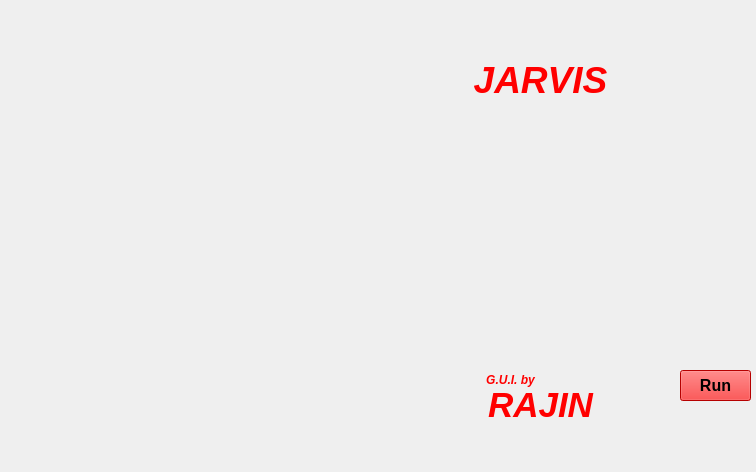
<?xml version="1.0" encoding="UTF-8"?>
<ui version="4.0">
 <class>JarvisUI</class>
 <widget class="QMainWindow" name="JarvisUI">
  <property name="geometry">
   <rect>
    <x>0</x>
    <y>0</y>
    <width>756</width>
    <height>472</height>
   </rect>
  </property>
  <property name="windowTitle">
   <string>MainWindow</string>
  </property>
  <widget class="QWidget" name="centralwidget">
   <widget class="QLabel" name="label">
    <property name="geometry">
     <rect>
      <x>0</x>
      <y>0</y>
      <width>761</width>
      <height>481</height>
     </rect>
    </property>
    <property name="text">
     <string/>
    </property>
    <property name="pixmap">
     <pixmap>abstract-metallic-red-black-frame-layout-design-tech-innovation-concept-background_71775-998.jpg</pixmap>
    </property>
    <property name="scaledContents">
     <bool>true</bool>
    </property>
   </widget>
   <widget class="QLabel" name="label_2">
    <property name="geometry">
     <rect>
      <x>190</x>
      <y>110</y>
      <width>141</width>
      <height>51</height>
     </rect>
    </property>
    <property name="text">
     <string/>
    </property>
    <property name="pixmap">
     <pixmap>SeekPng.com_red-frame-png_1475849.png</pixmap>
    </property>
    <property name="scaledContents">
     <bool>true</bool>
    </property>
   </widget>
   <widget class="QLabel" name="label_3">
    <property name="geometry">
     <rect>
      <x>10</x>
      <y>110</y>
      <width>141</width>
      <height>51</height>
     </rect>
    </property>
    <property name="text">
     <string/>
    </property>
    <property name="pixmap">
     <pixmap>SeekPng.com_red-frame-png_1475849.png</pixmap>
    </property>
    <property name="scaledContents">
     <bool>true</bool>
    </property>
   </widget>
   <widget class="QLabel" name="label_4">
    <property name="geometry">
     <rect>
      <x>-20</x>
      <y>180</y>
      <width>301</width>
      <height>201</height>
     </rect>
    </property>
    <property name="text">
     <string/>
    </property>
    <property name="pixmap">
     <pixmap>KNNm.gif</pixmap>
    </property>
    <property name="scaledContents">
     <bool>true</bool>
    </property>
   </widget>
   <widget class="QLabel" name="label_5">
    <property name="geometry">
     <rect>
      <x>470</x>
      <y>200</y>
      <width>151</width>
      <height>141</height>
     </rect>
    </property>
    <property name="text">
     <string/>
    </property>
    <property name="pixmap">
     <pixmap>giphy.gif</pixmap>
    </property>
    <property name="scaledContents">
     <bool>true</bool>
    </property>
   </widget>
   <widget class="QLabel" name="label_6">
    <property name="geometry">
     <rect>
      <x>470</x>
      <y>200</y>
      <width>151</width>
      <height>141</height>
     </rect>
    </property>
    <property name="text">
     <string/>
    </property>
    <property name="pixmap">
     <pixmap>SeekPng.com_red-frame-png_1475849.png</pixmap>
    </property>
    <property name="scaledContents">
     <bool>true</bool>
    </property>
   </widget>
   <widget class="QLabel" name="label_7">
    <property name="geometry">
     <rect>
      <x>450</x>
      <y>370</y>
      <width>181</width>
      <height>71</height>
     </rect>
    </property>
    <property name="text">
     <string>&lt;html&gt;&lt;head/&gt;&lt;body&gt;&lt;p align=&quot;center&quot;&gt;&lt;span style=&quot; font-size:26pt; font-weight:600; font-style:italic; color:#ff0000;&quot;&gt;RAJIN&lt;/span&gt;&lt;/p&gt;&lt;/body&gt;&lt;/html&gt;</string>
    </property>
    <property name="scaledContents">
     <bool>false</bool>
    </property>
   </widget>
   <widget class="QLabel" name="label_8">
    <property name="geometry">
     <rect>
      <x>450</x>
      <y>40</y>
      <width>181</width>
      <height>81</height>
     </rect>
    </property>
    <property name="text">
     <string>&lt;html&gt;&lt;head/&gt;&lt;body&gt;&lt;p align=&quot;center&quot;&gt;&lt;span style=&quot; font-size:28pt; font-weight:600; font-style:italic; color:#ff0000;&quot;&gt;JARVIS&lt;/span&gt;&lt;/p&gt;&lt;/body&gt;&lt;/html&gt;</string>
    </property>
   </widget>
   <widget class="QTextBrowser" name="textBrowser">
    <property name="geometry">
     <rect>
      <x>10</x>
      <y>110</y>
      <width>141</width>
      <height>51</height>
     </rect>
    </property>
    <property name="styleSheet">
     <string notr="true">background:transparent;
border-radius:none;</string>
    </property>
   </widget>
   <widget class="QTextBrowser" name="textBrowser_2">
    <property name="geometry">
     <rect>
      <x>190</x>
      <y>110</y>
      <width>141</width>
      <height>51</height>
     </rect>
    </property>
    <property name="styleSheet">
     <string notr="true">background:transparent;
border-radius:none;</string>
    </property>
   </widget>
   <widget class="QPushButton" name="pushButton">
    <property name="geometry">
     <rect>
      <x>680</x>
      <y>370</y>
      <width>71</width>
      <height>31</height>
     </rect>
    </property>
    <property name="font">
     <font>
      <pointsize>12</pointsize>
      <weight>75</weight>
      <bold>true</bold>
     </font>
    </property>
    <property name="styleSheet">
     <string notr="true">background-color: rgb(255, 0, 0);</string>
    </property>
    <property name="text">
     <string>Run</string>
    </property>
   </widget>
   <widget class="QLabel" name="label_9">
    <property name="geometry">
     <rect>
      <x>450</x>
      <y>370</y>
      <width>121</width>
      <height>61</height>
     </rect>
    </property>
    <property name="text">
     <string>&lt;html&gt;&lt;head/&gt;&lt;body&gt;&lt;p align=&quot;center&quot;&gt;&lt;span style=&quot; font-weight:600; font-style:italic; color:#ff0000;&quot;&gt;G.U.I. by&lt;/span&gt;&lt;/p&gt;&lt;p align=&quot;center&quot;&gt;&lt;span style=&quot; font-size:6pt;&quot;&gt;&lt;br/&gt;&lt;/span&gt;&lt;/p&gt;&lt;/body&gt;&lt;/html&gt;</string>
    </property>
    <property name="scaledContents">
     <bool>false</bool>
    </property>
   </widget>
  </widget>
 </widget>
 <resources/>
 <connections/>
</ui>
